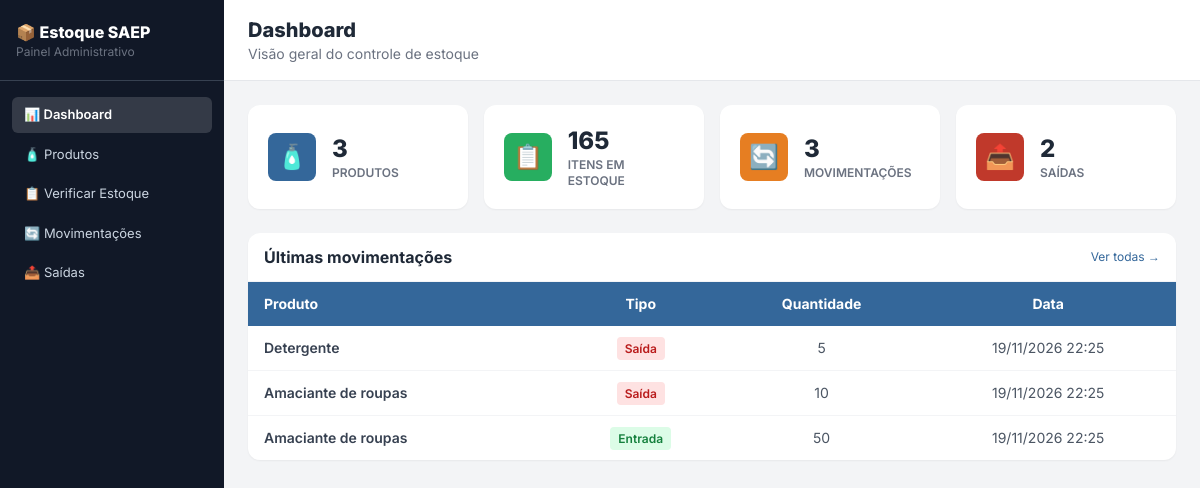
The page / on the database its author committed.
### tables this page shows
CREATE TABLE movimentacao (
    id_movimentacao       INT                      NOT NULL AUTO_INCREMENT,
    tipo                  ENUM('ENTRADA', 'SAIDA') NOT NULL,
    quantidade            INT                      NOT NULL,
    id_produto            INT                      NOT NULL,
    datetime_movimentacao DATETIME                 NOT NULL DEFAULT CURRENT_TIMESTAMP,
    id_user               INT                      NOT NULL,
    CONSTRAINT pk_movimentacao PRIMARY KEY (id_movimentacao),
    CONSTRAINT fk_movimentacao_produto FOREIGN KEY (id_produto)
        REFERENCES produto (id_produto)
        ON UPDATE CASCADE
        ON DELETE RESTRICT,
    CONSTRAINT fk_movimentacao_user FOREIGN KEY (id_user)
        REFERENCES `user` (id_user)
        ON UPDATE CASCADE
        ON DELETE RESTRICT
);

CREATE TABLE produto (
    id_produto         INT           NOT NULL AUTO_INCREMENT,
    nome               VARCHAR(100)  NOT NULL,
    quantidade_estoque INT           NOT NULL,
    valor_unitario     DECIMAL(10,2) NOT NULL,
    data_cadastro      DATE          NOT NULL,
    CONSTRAINT pk_produto PRIMARY KEY (id_produto)
);

### index.php (the view, shortened to what this page needs)
<?php
require_once __DIR__ . '/conexao.php';
require_once __DIR__ . '/includes/menu.php';
$sql = "SELECT
    (SELECT COUNT(*) FROM produto) AS produtos,
    (SELECT COALESCE(SUM(quantidade_estoque), 0) FROM produto) AS itens,
    (SELECT COUNT(*) FROM movimentacao) AS movimentacoes,
    (SELECT COUNT(*) FROM movimentacao WHERE tipo = 'SAIDA') AS saidas";
$totais = $pdo->query($sql)->fetch();
$cards = [
    ["🧴", "Produtos", $totais["produtos"], "produtos.php", "bg-senai-blue"],
    ["📋", "Itens em estoque", $totais["itens"], "estoque.php", "bg-senai-green"],
    ["🔄", "Movimentações", $totais["movimentacoes"], "movimentacoes.php", "bg-senai-orange"],
    ["📤", "Saídas", $totais["saidas"], "saidas.php", "bg-senai-red"],
];
?>
    <main class="flex-1 flex flex-col">
        <div class="bg-white border-b border-gray-200 px-6 py-4">
            <h1 class="text-xl font-extrabold text-gray-800">Dashboard</h1>
            <p class="text-sm text-gray-500">Visão geral do controle de estoque</p>
        </div>
        <div class="p-6 flex-1">
            <div class="grid grid-cols-2 lg:grid-cols-4 gap-4 mb-6">
                <?php foreach ($cards as $c): ?>
                    <a href="<?= $c[3] ?>" class="bg-white rounded-xl shadow-sm p-5 flex items-center gap-4 hover:shadow-md transition">
                        <div class="<?= $c[4] ?> text-white text-2xl w-12 h-12 rounded-lg flex items-center justify-center"><?= $c[0] ?></div>
                        <div>
                            <p class="text-2xl font-extrabold text-gray-800"><?= $c[2] ?></p>
                            <p class="text-xs text-gray-500 uppercase font-semibold"><?= $c[1] ?></p>
                        </div>
                    </a>
                <?php endforeach; ?>
            </div>
            <div class="bg-white rounded-xl shadow-sm overflow-hidden">
                <div class="px-4 py-3 border-b border-gray-100 flex items-center justify-between">
                    <h2 class="font-bold text-gray-800">Últimas movimentações</h2>
                    <a href="movimentacoes.php" class="text-xs text-senai-blue hover:underline">Ver todas →</a>
                </div>
                <table class="w-full text-sm">
                    <thead class="bg-senai-blue text-white">
                        <tr>
                            <th class="px-4 py-3 text-left">Produto</th>
                            <th class="px-4 py-3 text-center">Tipo</th>
                            <th class="px-4 py-3 text-center">Quantidade</th>
                            <th class="px-4 py-3 text-center">Data</th>
                        </tr>
                    </thead>
                    <tbody class="divide-y divide-gray-100">
                    <?php
                        $sql = "SELECT m.tipo, m.quantidade, m.datetime_movimentacao, p.nome
                                FROM movimentacao m
                                JOIN produto p ON p.id_produto = m.id_produto
                                ORDER BY m.id_movimentacao DESC LIMIT 5";
                        $movimentacoes = $pdo->query($sql)->fetchAll();
                        foreach ($movimentacoes as $m):
                    ?>
                        <tr class="hover:bg-gray-50 transition">
                            <td class="px-4 py-3 text-gray-700 font-semibold"><?= htmlspecialchars($m["nome"]) ?></td>
                            <td class="px-4 py-3 text-center">
                                <?php if ($m["tipo"] == "ENTRADA"): ?>
                                    <span class="bg-green-100 text-green-700 text-xs font-semibold px-2 py-1 rounded">Entrada</span>
                                <?php else: ?>
                                    <span class="bg-red-100 text-red-700 text-xs font-semibold px-2 py-1 rounded">Saída</span>
                                <?php endif; ?>
                            </td>
                            <td class="px-4 py-3 text-center text-gray-600"><?= $m["quantidade"] ?></td>
                            <td class="px-4 py-3 text-center text-gray-600"><?= date("d/m/Y H:i", strtotime($m["datetime_movimentacao"])) ?></td>
                        </tr>
                    <?php endforeach; ?>
                    </tbody>
                </table>
            </div>
        </div>
    </main>
</body>
</html>

### includes/menu.php (style rules this page uses)
body { font-family: 'Inter', sans-serif; }

### rows shown on the page
movimentacao: id_produto.nome "Detergente", tipo "Saída", quantidade "5", datetime_movimentacao "19/11/2026 22:25"
movimentacao: id_produto.nome "Amaciante de roupas", tipo "Saída", quantidade "10", datetime_movimentacao "19/11/2026 22:25"
movimentacao: id_produto.nome "Amaciante de roupas", tipo "Entrada", quantidade "50", datetime_movimentacao "19/11/2026 22:25"

### other values the page prints
$c[0] "🧴"
$c[2] "3"
$c[1] "PRODUTOS"
$c[0] "📋"
$c[2] "165"
$c[1] "ITENS EM ESTOQUE"
$c[0] "🔄"
$c[1] "MOVIMENTAÇÕES"
$c[0] "📤"
$c[2] "2"
$c[1] "SAÍDAS"
